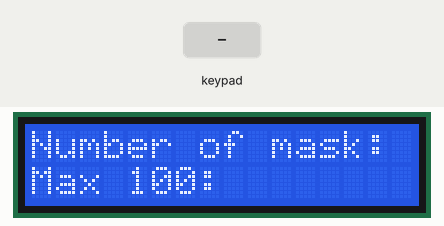
A sketch run on a simulated Arduino Uno, built with avr-gcc and run on an emulated ATmega328P. Shown: 16×2 character LCD. The inputs (shaded band) are chosen by the test bench.

Above: at 1.2 s.
1.3 s: keypad keys 2 3 4 5 D pressed 0.4 s apart
At 4.2 s:
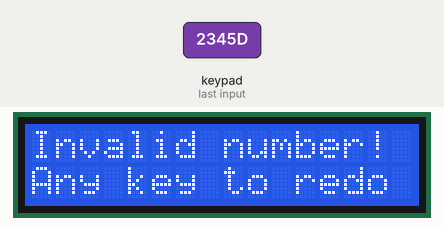
4.8 s: key '7' pressed
At 5.3 s:
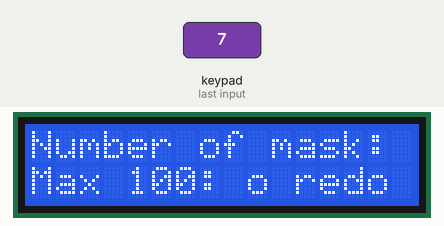
6.3 s: keypad keys 2 3 4 5 pressed 0.4 s apart
At 8.5 s:
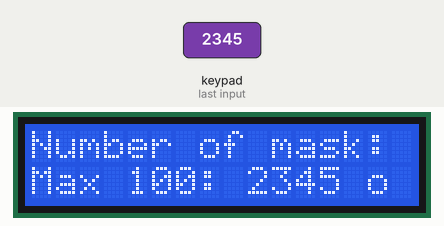
9.4 s: key '8' pressed
At 10.2 s:
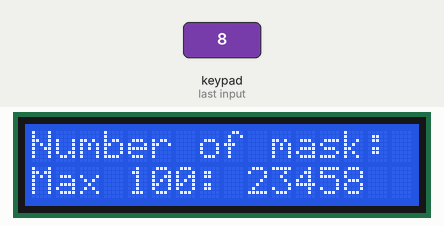
10.9 s: key 'D' pressed
At 11.5 s:
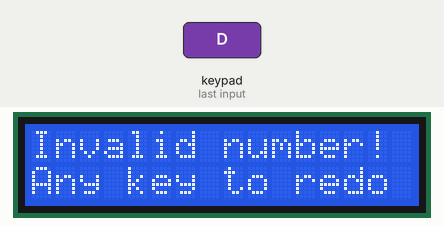
12.4 s: key '9' pressed
At 12.7 s:
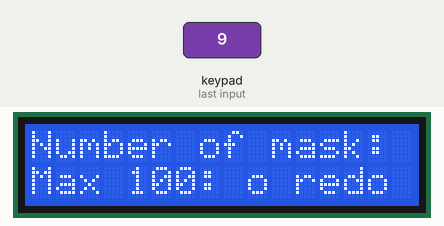
Timing chart, 0 to 14.9 s (numbered marks = the images above; inputs shaded):
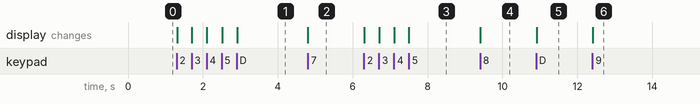

The sketch:

atm.ino
```cpp
#include <LiquidCrystal.h>
#include <Keypad.h>

LiquidCrystal lcd(12,11,A4,A5,13,10);
const byte ROWS = 4;
const byte COLS = 4;
const int pirPin = A3;
char keys[ROWS][COLS] = {
  {'7','8','9','C'},
  {'1','2','3','A'},
  {'4','5','6','B'},
  {'*','0','#','D'}
};
byte rowPins[ROWS] = { 2, 3, 4, 5 };
byte colPins[COLS] = { 6, 7, 8, 9 };
Keypad kpd = Keypad( makeKeymap(keys), rowPins, colPins, ROWS, COLS );

int fm = 0;

void setup() {
  Serial.begin(9600);
  lcd.begin(16, 2);
  pinMode(pirPin, INPUT);
}

void loop() {
  //case 1: when there is no face mask
  int fm_temp = 0;
  while(fm==0){
    lcd.setCursor(0,0);
    lcd.print("Number of mask:");
    lcd.setCursor(0,1);
    lcd.print("Max 100: ");
    //input number of face mask
    char key = kpd.getKey();
    if(key){
      if(key == '0') fm_temp = fm_temp * 10 + 0;
      if(key == '1') fm_temp = fm_temp * 10 + 1;
      if(key == '2') fm_temp = fm_temp * 10 + 2;
      if(key == '3') fm_temp = fm_temp * 10 + 3;
      if(key == '4') fm_temp = fm_temp * 10 + 4;
      if(key == '5') fm_temp = fm_temp * 10 + 5;
      if(key == '6') fm_temp = fm_temp * 10 + 6;
      if(key == '7') fm_temp = fm_temp * 10 + 7;
      if(key == '8') fm_temp = fm_temp * 10 + 8;
      if(key == '9') fm_temp = fm_temp * 10 + 9;
      if(key == 'A') fm_temp = fm_temp / 10;

      lcd.setCursor(9,1);
      lcd.print(fm_temp);
      lcd.print(" ");
      if(key == 'D'){
        //if number exceeds 100, reset fm to -1
        if(fm_temp > 100){
          fm = -1;
        }else{
          fm = fm_temp;
        }
        fm_temp = 0;
      }
    }
  }
  //case 2: when there is one or more face mask
  while(fm>0){
    lcd.setCursor(0,0);
    lcd.print("Current amount:");
    lcd.setCursor(0,1);
    lcd.print(fm);
    lcd.print("             ");
    //algorithm for each time motion sensor detects something
    int pirStat = digitalRead(pirPin);
    if(pirStat == HIGH){
      Serial.print("I got chu");
      tone(A1, 100, 500);
      delay(5000);
      if(fm > 1){
        fm--;
      }else if(fm == 1){
        fm = -2;
      }
    }
  }
  //case 3: when fm exceeds 100 and need to be reset
  while(fm==-1){
    lcd.setCursor(0,0);
    lcd.print("Invalid number!");
    lcd.setCursor(0,1);
    lcd.print("Any key to redo ");
    char key = kpd.getKey();
    if(key){
      fm = 0;
    }
  }
  //case 4: when fm runs out and needs to be refilled
  while(fm ==-2){
    lcd.setCursor(0,0);
    lcd.print("Out of facemask!");
    lcd.setCursor(0,1);
    lcd.print("Any key to input");
    char key = kpd.getKey();
    if(key){
      fm = 0;
    }
  }
}
```

Measured:
- after the input at 1.3 s, the display: first changes at once (image 1 shows a later state)
- after the input at 4.8 s, the display: changes at once (image 2)
- after the input at 6.3 s, the display: first changes at once (image 3 shows a later state)
- after the input at 9.4 s, the display: changes at once (image 4)
- after the input at 10.9 s, the display: changes at once (image 5)
- after the input at 12.4 s, the display: changes at once (image 6)
